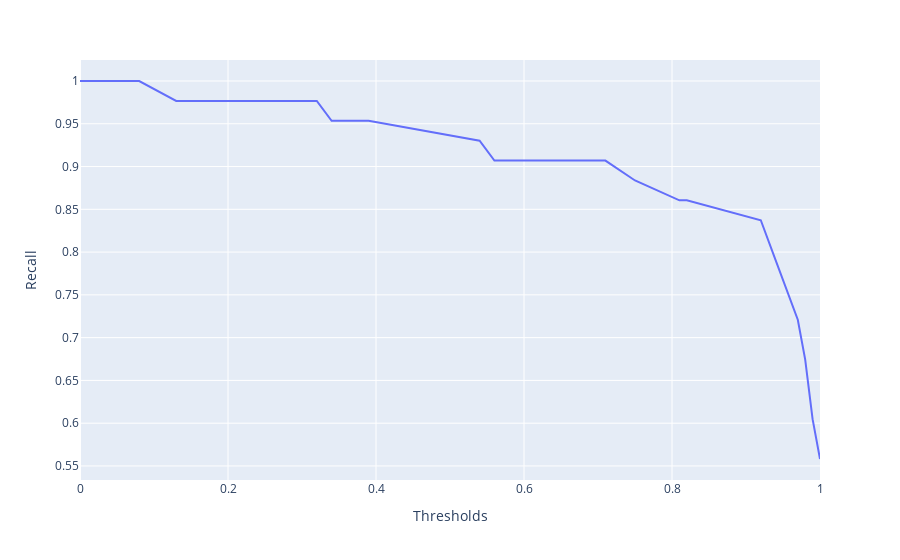

The cell this chart's notebook holds for it:
### Code cell
px.line(x='Thresholds', y='Recall', data_frame= pr_re)

### Figure 1 — Plotly figure (JSON) as saved in the notebook; plotly's stock layout.template omitted (floating-point values rounded to 4 significant figures)
{"data": [{"hovertemplate": "Thresholds=%{x}<br>Recall=%{y}<extra></extra>", "legendgroup": "", "line": {"color": "#636efa", "dash": "solid"}, "marker": {"symbol": "circle"}, "mode": "lines", "name": "", "orientation": "v", "showlegend": false, "type": "scatter", "x": [0, 0.01, 0.02, 0.03, 0.04, 0.05, 0.06, 0.07, 0.08, 0.13, 0.2, 0.21, 0.31, 0.32, 0.34, 0.37, 0.38, 0.39, 0.54, 0.56, 0.6, 0.71, 0.75, 0.81, 0.82, 0.92, 0.94, 0.95, 0.97, 0.98, 0.99, 1], "xaxis": "x", "y": [1, 1, 1, 1, 1, 1, 1, 1, 1, 0.9767, 0.9767, 0.9767, 0.9767, 0.9767, 0.9535, 0.9535, 0.9535, 0.9535, 0.9302, 0.907, 0.907, 0.907, 0.8837, 0.8605, 0.8605, 0.8372, 0.7907, 0.7674, 0.7209, 0.6744, 0.6047, 0.5581], "yaxis": "y"}], "layout": {"legend": {"tracegroupgap": 0}, "margin": {"t": 60}, "xaxis": {"anchor": "y", "domain": [0, 1], "title": {"text": "Thresholds"}}, "yaxis": {"anchor": "x", "domain": [0, 1], "title": {"text": "Recall"}}}}
